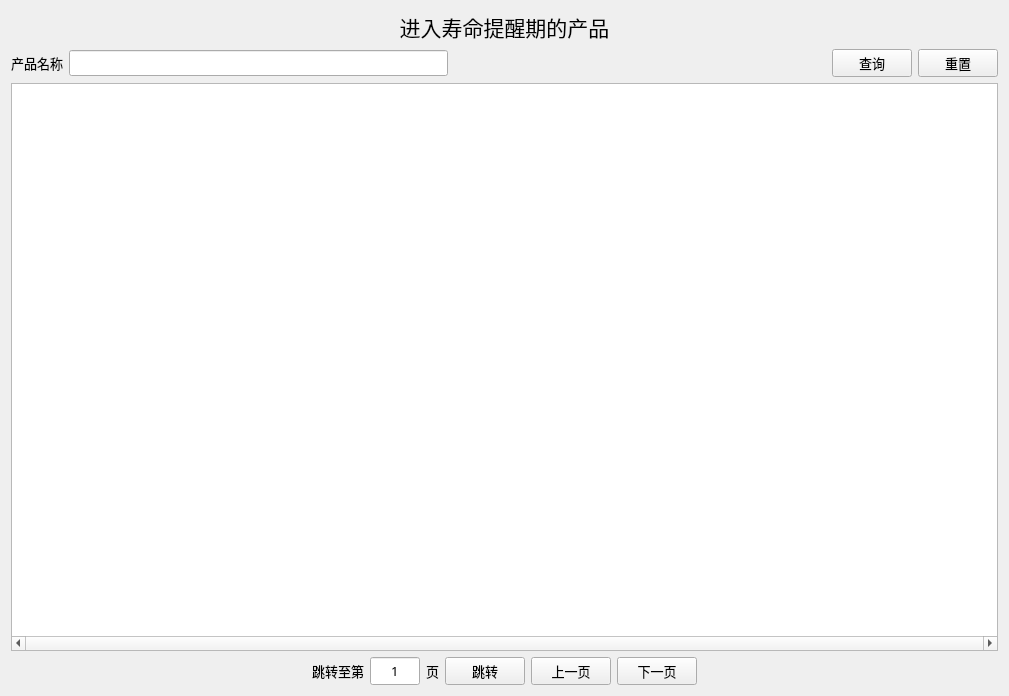
<?xml version="1.0" encoding="UTF-8"?>
<ui version="4.0">
 <class>Form</class>
 <widget class="QWidget" name="Form">
  <property name="geometry">
   <rect>
    <x>0</x>
    <y>0</y>
    <width>1009</width>
    <height>696</height>
   </rect>
  </property>
  <property name="font">
   <font>
    <family>微软雅黑 Light</family>
    <pointsize>10</pointsize>
   </font>
  </property>
  <property name="windowTitle">
   <string>Form</string>
  </property>
  <layout class="QVBoxLayout" name="verticalLayout">
   <item>
    <widget class="QLabel" name="label">
     <property name="font">
      <font>
       <family>Agency FB</family>
       <pointsize>16</pointsize>
      </font>
     </property>
     <property name="text">
      <string>进入寿命提醒期的产品</string>
     </property>
     <property name="alignment">
      <set>Qt::AlignCenter</set>
     </property>
     <property name="margin">
      <number>3</number>
     </property>
    </widget>
   </item>
   <item>
    <layout class="QHBoxLayout" name="horizontalLayout">
     <item>
      <widget class="QLabel" name="label_4">
       <property name="text">
        <string>产品名称</string>
       </property>
      </widget>
     </item>
     <item>
      <widget class="QLineEdit" name="lineEdit_2">
       <property name="maximumSize">
        <size>
         <width>400</width>
         <height>16777215</height>
        </size>
       </property>
      </widget>
     </item>
     <item>
      <spacer name="horizontalSpacer">
       <property name="orientation">
        <enum>Qt::Horizontal</enum>
       </property>
       <property name="sizeHint" stdset="0">
        <size>
         <width>188</width>
         <height>20</height>
        </size>
       </property>
      </spacer>
     </item>
     <item>
      <widget class="QPushButton" name="pushButton_2">
       <property name="text">
        <string>查询</string>
       </property>
      </widget>
     </item>
     <item>
      <widget class="QPushButton" name="pushButton_4">
       <property name="text">
        <string>重置</string>
       </property>
      </widget>
     </item>
    </layout>
   </item>
   <item>
    <widget class="QTableView" name="tableView">
     <property name="horizontalScrollBarPolicy">
      <enum>Qt::ScrollBarAlwaysOn</enum>
     </property>
    </widget>
   </item>
   <item>
    <layout class="QHBoxLayout" name="horizontalLayout_4">
     <item>
      <spacer name="horizontalSpacer_3">
       <property name="orientation">
        <enum>Qt::Horizontal</enum>
       </property>
       <property name="sizeHint" stdset="0">
        <size>
         <width>40</width>
         <height>20</height>
        </size>
       </property>
      </spacer>
     </item>
     <item>
      <layout class="QHBoxLayout" name="horizontalLayout_2">
       <item>
        <widget class="QLabel" name="label_2">
         <property name="text">
          <string>跳转至第</string>
         </property>
        </widget>
       </item>
       <item>
        <widget class="QLineEdit" name="jumpEdit">
         <property name="maximumSize">
          <size>
           <width>50</width>
           <height>50</height>
          </size>
         </property>
         <property name="text">
          <string>1</string>
         </property>
         <property name="maxLength">
          <number>9999</number>
         </property>
         <property name="alignment">
          <set>Qt::AlignCenter</set>
         </property>
        </widget>
       </item>
       <item>
        <widget class="QLabel" name="totalPageLabel">
         <property name="text">
          <string>页</string>
         </property>
        </widget>
       </item>
       <item>
        <widget class="QPushButton" name="jumpButton">
         <property name="text">
          <string>跳转</string>
         </property>
        </widget>
       </item>
       <item>
        <widget class="QPushButton" name="previousButton">
         <property name="text">
          <string>上一页</string>
         </property>
        </widget>
       </item>
       <item>
        <widget class="QPushButton" name="nextButton">
         <property name="text">
          <string>下一页</string>
         </property>
        </widget>
       </item>
      </layout>
     </item>
     <item>
      <spacer name="horizontalSpacer_4">
       <property name="orientation">
        <enum>Qt::Horizontal</enum>
       </property>
       <property name="sizeHint" stdset="0">
        <size>
         <width>40</width>
         <height>20</height>
        </size>
       </property>
      </spacer>
     </item>
    </layout>
   </item>
  </layout>
 </widget>
 <resources/>
 <connections/>
</ui>
